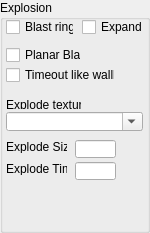
    <widget class="QGroupBox" name="IDC_STATIC_9">
      <property name="geometry">
        <rect>
          <x>472</x>
          <y>271</y>
          <width>150</width>
          <height>233</height>
        </rect>
      </property>
      <property name="title">
        <string>Explosion</string>
      </property>
      <property name="visible">
        <bool>true</bool>
      </property>
      <property name="enabled">
        <bool>true</bool>
      </property>
      <property name="flat">
        <bool>false</bool>
      </property>
      <widget class="QCheckBox" name="IDC_EXPLODE_RING">
        <property name="geometry">
          <rect>
            <x>6</x>
            <y>19</y>
            <width>68</width>
            <height>16</height>
          </rect>
        </property>
        <property name="text">
          <string>Blast ring</string>
        </property>
        <property name="visible">
          <bool>true</bool>
        </property>
        <property name="enabled">
          <bool>true</bool>
        </property>
      </widget>
      <widget class="QCheckBox" name="IDC_EXPANDING_CHECK">
        <property name="geometry">
          <rect>
            <x>82</x>
            <y>19</y>
            <width>68</width>
            <height>16</height>
          </rect>
        </property>
        <property name="text">
          <string>Expand</string>
        </property>
        <property name="visible">
          <bool>true</bool>
        </property>
        <property name="enabled">
          <bool>true</bool>
        </property>
      </widget>
      <widget class="QCheckBox" name="IDC_PLANAR_BLAST">
        <property name="geometry">
          <rect>
            <x>6</x>
            <y>47</y>
            <width>75</width>
            <height>16</height>
          </rect>
        </property>
        <property name="text">
          <string>Planar Blast</string>
        </property>
        <property name="visible">
          <bool>true</bool>
        </property>
        <property name="enabled">
          <bool>true</bool>
        </property>
      </widget>
      <widget class="QCheckBox" name="IDC_TIMEOUT_WALL_CHECK">
        <property name="geometry">
          <rect>
            <x>6</x>
            <y>67</y>
            <width>109</width>
            <height>16</height>
          </rect>
        </property>
        <property name="text">
          <string>Timeout like wallhit</string>
        </property>
        <property name="visible">
          <bool>true</bool>
        </property>
        <property name="enabled">
          <bool>true</bool>
        </property>
      </widget>
      <widget class="QLabel" name="IDC_STATIC_10">
        <property name="geometry">
          <rect>
            <x>6</x>
            <y>98</y>
            <width>75</width>
            <height>11</height>
          </rect>
        </property>
        <property name="text">
          <string>Explode texture:</string>
        </property>
        <property name="visible">
          <bool>true</bool>
        </property>
        <property name="enabled">
          <bool>true</bool>
        </property>
        <property name="alignment">
          <set>Qt::AlignLeft</set>
        </property>
      </widget>
      <widget class="QComboBox" name="IDC_EXPLODE_PULLDOWN">
        <property name="maxVisibleItems">
          <number>5</number>
        </property>
        <property name="geometry">
          <rect>
            <x>6</x>
            <y>112</y>
            <width>137</width>
            <height>19</height>
          </rect>
        </property>
        <property name="visible">
          <bool>true</bool>
        </property>
        <property name="enabled">
          <bool>true</bool>
        </property>
        <property name="editable">
          <bool>true</bool>
        </property>
      </widget>
      <widget class="QLabel" name="IDC_STATIC_11">
        <property name="geometry">
          <rect>
            <x>6</x>
            <y>140</y>
            <width>61</width>
            <height>13</height>
          </rect>
        </property>
        <property name="text">
          <string>Explode Size</string>
        </property>
        <property name="visible">
          <bool>true</bool>
        </property>
        <property name="enabled">
          <bool>true</bool>
        </property>
        <property name="alignment">
          <set>Qt::AlignLeft</set>
        </property>
      </widget>
      <widget class="QLineEdit" name="IDC_EXPLODE_SIZE_EDIT">
        <property name="geometry">
          <rect>
            <x>75</x>
            <y>140</y>
            <width>41</width>
            <height>18</height>
          </rect>
        </property>
        <property name="visible">
          <bool>true</bool>
        </property>
        <property name="enabled">
          <bool>true</bool>
        </property>
      </widget>
      <widget class="QLabel" name="IDC_STATIC_12">
        <property name="geometry">
          <rect>
            <x>6</x>
            <y>162</y>
            <width>61</width>
            <height>13</height>
          </rect>
        </property>
        <property name="text">
          <string>Explode Time</string>
        </property>
        <property name="visible">
          <bool>true</bool>
        </property>
        <property name="enabled">
          <bool>true</bool>
        </property>
        <property name="alignment">
          <set>Qt::AlignLeft</set>
        </property>
      </widget>
      <widget class="QLineEdit" name="IDC_EXPLODE_TIME_EDIT">
        <property name="geometry">
          <rect>
            <x>75</x>
            <y>162</y>
            <width>41</width>
            <height>18</height>
          </rect>
        </property>
        <property name="visible">
          <bool>true</bool>
        </property>
        <property name="enabled">
          <bool>true</bool>
        </property>
      </widget>
    </widget>
